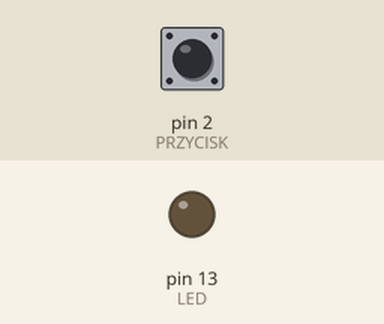
A sketch run on a simulated Arduino Uno, built with avr-gcc and run on an emulated ATmega328P. Shown: output pins drawn as LEDs (lit = HIGH). The test bench sets the inputs (shaded band); at power-on: pin 2 (PRZYCISK) HIGH.

Above: at 1.2 s.
1.3 s: pin 2 (PRZYCISK) pulled LOW for 0.15 s
At 1.37 s:
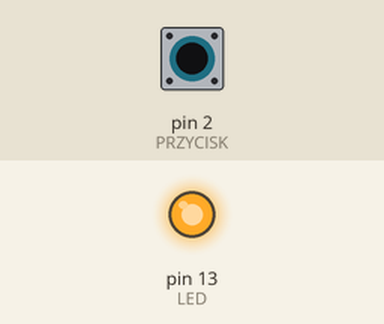
2.9 s: pin 2 (PRZYCISK) pulled LOW for 3.2 s
At 6.8 s:
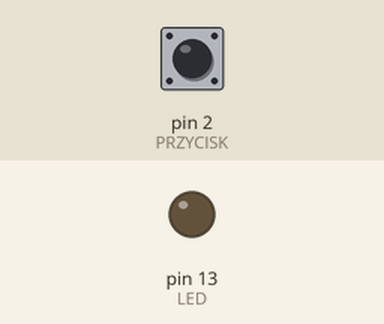
Timing chart, 0 to 8.3 s (numbered marks = the images above; inputs shaded):
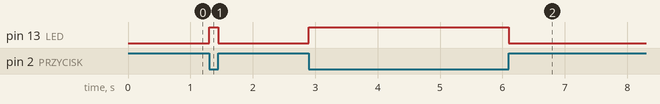

Measured:
- after the input at 1.3 s, pin 13 (LED): LOW → HIGH at once, → LOW 0.15 s later
- after the input at 2.9 s, pin 13 (LED): LOW → HIGH at once, → LOW 3.2 s later

The sketch:

a02.ino
```cpp
// A02 Wejście i wyjście: przycisk na D2 włącza diodę na D13
const int PRZYCISK = 2;      // drugi styk przycisku do GND
const int LED = 13;

void setup() {
  pinMode(PRZYCISK, INPUT_PULLUP);  // otwarty = HIGH, wciśnięty = LOW
  pinMode(LED, OUTPUT);
}

void loop() {
  if (digitalRead(PRZYCISK) == LOW) {
    digitalWrite(LED, HIGH);
  } else {
    digitalWrite(LED, LOW);
  }
}
```
